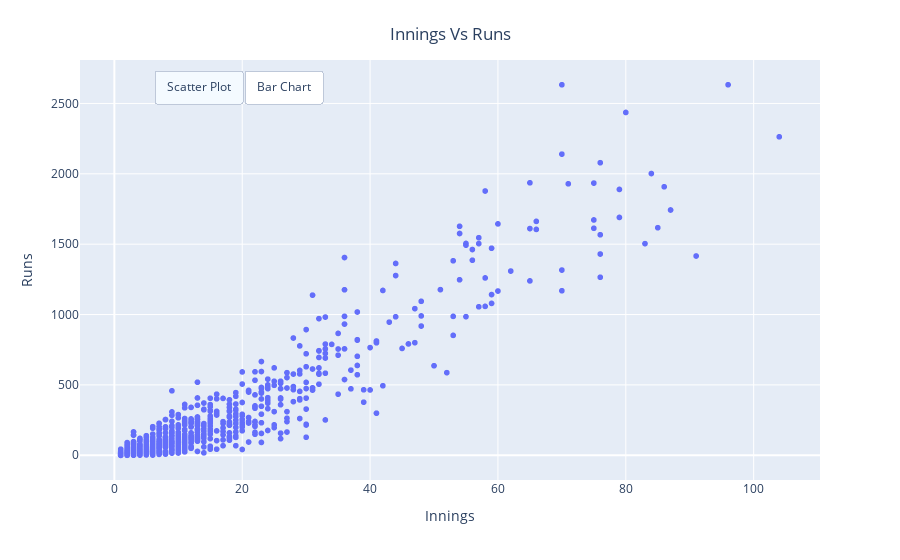

This figure's notebook cell:
### Code cell
# Buttons on the graph
image_11 = px.scatter(Crick, x='Innings', y='Runs', 
                 hover_data=['Player', 'Average', 'Country'],
                 labels={'Innings': 'Innings', 'Runs': 'Runs'})

image_11.update_layout(title='Innings Vs Runs', title_x=0.5, title_y=0.95)

image_11.update_layout(
    updatemenus=[
        dict(
            type = "buttons",
            direction = "left",
            buttons=list([
                dict(
                    args=["type", "scatter"],
                    label="Scatter Plot",
                    method="restyle"
                ),
                dict(
                    args=["type", "bar"],
                    label="Bar Chart",
                    method="restyle"
                )
            ]),
            pad={"r": 10, "t": 10},
            showactive=True,
            x=0.1,
            xanchor="left",
            y=1,
            yanchor="top"
        ),
    ]
)

# Display charts
image_11.show()

### Figure 1 — Plotly figure (JSON) as saved in the notebook; plotly's stock layout.template omitted (floating-point values rounded to 4 significant figures; data arrays with more than 128 entries replaced by an {"elided": "..."} marker saying what was removed)
{"data": [{"customdata": {"elided": "1110x3 mixed values"}, "hovertemplate": "Innings=%{x}<br>Runs=%{y}<br>Player=%{customdata[0]}<br>Average=%{customdata[1]}<br>Country=%{customdata[2]}<extra></extra>", "legendgroup": "", "marker": {"color": "#636efa", "symbol": "circle"}, "mode": "markers", "name": "", "showlegend": false, "type": "scattergl", "x": {"elided": "1110 int values"}, "xaxis": "x", "y": {"elided": "1110 int values"}, "yaxis": "y"}], "layout": {"legend": {"tracegroupgap": 0}, "margin": {"t": 60}, "title": {"text": "Innings Vs Runs", "x": 0.5, "y": 0.95}, "updatemenus": [{"buttons": [{"args": ["type", "scatter"], "label": "Scatter Plot", "method": "restyle"}, {"args": ["type", "bar"], "label": "Bar Chart", "method": "restyle"}], "direction": "left", "pad": {"r": 10, "t": 10}, "showactive": true, "type": "buttons", "x": 0.1, "xanchor": "left", "y": 1, "yanchor": "top"}], "xaxis": {"anchor": "y", "domain": [0, 1], "title": {"text": "Innings"}}, "yaxis": {"anchor": "x", "domain": [0, 1], "title": {"text": "Runs"}}}}
